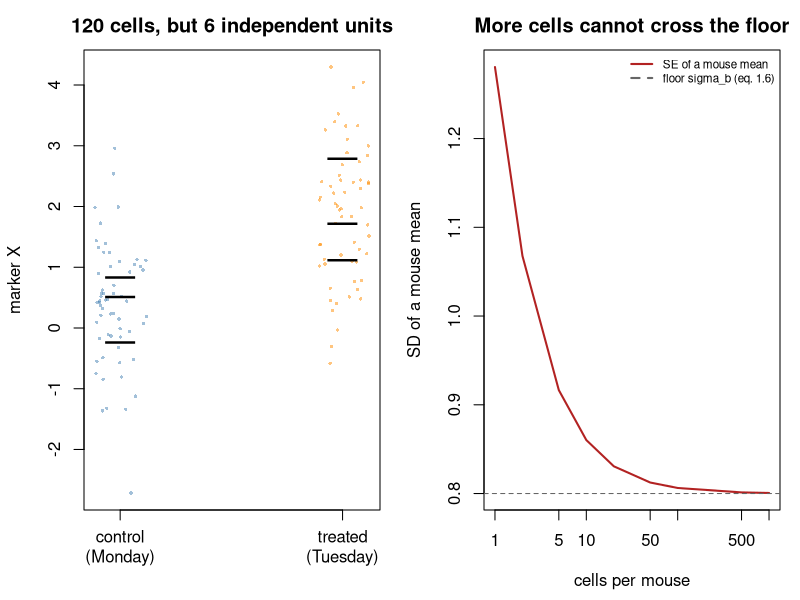

Recreate this plot in R.
#' ---
#' title: "Exercise 1 - Audit a confounded, pseudoreplicated experiment"
#' output: html_document
#' ---
#'
#' **Curriculum link:** `stats.md` -> Topics 1, 7, 9, 14, 19
#' **Core modules used:** 01, 07, 09, 14, 19
#'
#' ## The brief
#'
#' A collaborator sends you this result and asks you to "just check the stats":
#'
#' > *"We measured marker X by imaging in primary hepatocytes. Control n = 60
#' > cells, treated n = 60 cells, p = 2e-12 by t-test. The effect is highly
#' > significant."*
#'
#' On asking, you learn:
#'
#' * the 60 control cells came from **3 control mice**, 20 cells each;
#' * the 60 treated cells came from **3 treated mice**, 20 cells each;
#' * all control mice were imaged on **Monday**, all treated on **Tuesday**.
#'
#' Work through Q1-Q5; each has a full worked solution commented out
#' underneath. **Do not read the solution until you have written something.**

#+ setup, message = FALSE
suppressPackageStartupMessages(library(nlme))
MODULE_NAME <- "E1_design_audit"
OUT <- file.path(Sys.getenv("STATS_OUT", unset = "results"), MODULE_NAME)
dir.create(OUT, recursive = TRUE, showWarnings = FALSE)
header <- function(txt) cat("\n", strrep("=", 72), "\n", txt, "\n",
                            strrep("=", 72), "\n", sep = "")

#' ## The data

#+ data
make_experiment <- function(seed = 1, n_mice_per_arm = 3, cells_per_mouse = 20,
                            true_effect = 0, day_effect = 1.2,
                            sd_mouse = 0.8, sd_cell = 1) {
  ## `true_effect` is the real biological difference between arms; `day_effect`
  ## is a purely technical shift applied to whichever mice were imaged on the
  ## second day. In this design the two are indistinguishable.
  set.seed(seed)
  rows <- list()
  for (arm in 0:1) {
    label <- c("control", "treated")[arm + 1]
    for (m in seq_len(n_mice_per_arm)) {
      mouse_mean <- rnorm(1, 0, sd_mouse)     # the biological replicate
      day <- arm                              # CONFOUNDED with arm
      rows[[length(rows) + 1]] <- data.frame(
        mouse = paste0(substr(label, 1, 4), "_", m),
        arm = arm, condition = label, day = c("Mon", "Tue")[day + 1],
        y = true_effect*arm + day_effect*day + mouse_mean +
            rnorm(cells_per_mouse, 0, sd_cell))
    }
  }
  d <- do.call(rbind, rows)
  d$condition <- factor(d$condition, levels = c("control", "treated"))
  d$mouse <- factor(d$mouse)
  d
}
header("The data as reported")
dat <- make_experiment(seed = 1)
print(aggregate(y ~ condition, dat, function(v) c(n = length(v), mean = mean(v),
                                                  sd = sd(v))))
cat("\n  per mouse:\n")
print(aggregate(y ~ condition + day + mouse, dat,
                function(v) c(n = length(v), mean = round(mean(v), 3))))
naive <- t.test(y ~ condition, dat, var.equal = TRUE)
cat(sprintf("\n  The collaborator's test: t = %.2f, p = %.2e  (n = %d cells)\n",
            naive$statistic, naive$p.value, nrow(dat)))

#' ### Q1: How much of that p-value is real?
#'
#' Estimate the ICC (eq. 1.7), the design effect (eq. 1.8) and the effective
#' sample size (eq. 1.9). How many independent observations are there really?

#+ q1
## ---- YOUR CODE HERE ----------------------------------------------------

## ---- SOLUTION (uncomment to check) -------------------------------------
# ## Variance components from a random-intercept model that also contains the
# ## arm, so the between-arm difference does not leak into the mouse variance.
# ## nlme::lme ships with R and, unlike lme4, reports denominator degrees of
# ## freedom for the fixed effects - which is exactly what this question needs.
# fit <- lme(y ~ condition, random = ~ 1 | mouse, data = dat, method = "REML")
# s2_mouse <- as.numeric(VarCorr(fit)["(Intercept)", "Variance"])
# s2_cell <- as.numeric(VarCorr(fit)["Residual", "Variance"])
# rho <- s2_mouse/(s2_mouse + s2_cell)
# m <- mean(table(dat$mouse))
# de <- 1 + (m - 1)*rho
# cat(sprintf("  sigma^2_mouse = %.3f\n  sigma^2_cell  = %.3f\n", s2_mouse, s2_cell))
# cat(sprintf("  ICC rho (eq. 1.7)       = %.3f\n", rho))
# cat(sprintf("  design effect (eq. 1.8) = %.2f   with m = %.0f cells/mouse\n", de, m))
# cat(sprintf("  effective n (eq. 1.9)   = %.1f  (not %d)\n", nrow(dat)/de, nrow(dat)))
# cat(sprintf("  independent units actually randomised = %d mice\n",
#             nlevels(dat$mouse)))
#
# ## The 120 cells carry the information of roughly n_eff independent
# ## observations - and even that is optimistic, because the unit that was
# ## RANDOMISED is the mouse. There are 6 experimental units, 3 per arm. The
# ## p = 2e-12 is an artefact of treating 20 measurements of one mouse as 20
# ## independent facts about the treatment.

#' ### Q2: Analyse it correctly
#'
#' Produce (a) a mouse-level summary t-test and (b) a mixed model. Compare
#' p-values and degrees of freedom to the naive test. Should they agree?

#+ q2
## ---- YOUR CODE HERE ----------------------------------------------------

## ---- SOLUTION (uncomment to check) -------------------------------------
# per_mouse <- aggregate(y ~ mouse + condition, dat, mean)
# tt <- t.test(y ~ condition, per_mouse, var.equal = TRUE)
# ## lme's summary already carries the right denominator df: the treatment is a
# ## BETWEEN-mouse contrast, so it is tested on mice, not on cells.
# cs <- summary(fit)$tTable
# cat(sprintf("  %-38s%10s%9s%12s\n", "analysis", "estimate", "df", "p"))
# cat(sprintf("  %-38s%10.3f%9.0f%12.2e\n", "naive cell-level t-test (WRONG)",
#             diff(tapply(dat$y, dat$condition, mean)), naive$parameter,
#             naive$p.value))
# cat(sprintf("  %-38s%10.3f%9.0f%12.3f\n", "mouse-level summary t-test",
#             diff(tapply(per_mouse$y, per_mouse$condition, mean)),
#             tt$parameter, tt$p.value))
# cat(sprintf("  %-38s%10.3f%9.0f%12.3f\n", "mixed model (nlme::lme)",
#             cs[2, "Value"], cs[2, "DF"], cs[2, "p-value"]))
#
# ## All three give the SAME estimate. What differs is the reference
# ## distribution: the naive test claims 118 degrees of freedom, the honest
# ## analyses about 4.
# ##
# ## Note how closely the mixed model and the summary t-test agree, and that
# ## lme reports 4 denominator df - the same as the summary test. With a
# ## balanced design and only a random intercept, the mixed model reduces
# ## essentially to the analysis of mouse means.
# ##
# ## This is a real advantage of `nlme::lme` over both `lme4::lmer` (which
# ## refuses to report df at all, on the grounds that no single value is
# ## correct) and Python's `statsmodels.mixedlm` (which reports a Wald z-test,
# ## i.e. infinite df, and so gives a p-value several times too small here).
# ## When clusters are few, the denominator df is not a detail - it is the
# ## whole answer. Use `lme`, `lmerTest::lmer` with Satterthwaite/KR df, or
# ## simply aggregate to the cluster and run a t-test.
# ##
# ## The honest p-value is around 0.06, not 2e-12 - and it is a p-value for
# ## "arm OR day", which Q3 shows cannot be separated.

#' ### Q3: The confound
#'
#' Fit a model containing both `arm` and `day`. What happens, and why?

#+ q3
## ---- YOUR CODE HERE ----------------------------------------------------

## ---- SOLUTION (uncomment to check) -------------------------------------
# mm <- model.matrix(~ condition + day, dat)
# cat("  design matrix columns:", paste(colnames(mm), collapse = ", "), "\n")
# cat(sprintf("  rank = %d, columns = %d\n", qr(mm)$rank, ncol(mm)))
# cat(sprintf("  correlation(arm, day) = %.3f\n",
#             cor(dat$arm, as.integer(dat$day == "Tue"))))
# bad <- lm(y ~ condition + day, dat)
# cat("\n  lm() coefficients:\n")
# print(round(coef(bad), 4))
# cat(sprintf("\n  coefficient for dayTue is %s\n",
#             ifelse(is.na(coef(bad)["dayTue"]), "NA - R DROPPED IT", "estimated")))
#
# ## The design matrix is RANK DEFICIENT: `conditiontreated` and `dayTue` are
# ## the same column. R does not fail - it silently sets the aliased
# ## coefficient to NA and reports the other one, which is the SUM of the
# ## biological and technical effects with no way to split them.
# ##
# ## This is not a modelling problem with a modelling solution. No covariate,
# ## no random effect, no ComBat can separate two perfectly collinear
# ## variables: the information is not in the data. The only honest report is
# ## "arm and imaging day are completely confounded; this experiment cannot
# ## estimate the treatment effect."
# ##
# ## Always check `qr(model.matrix(...))$rank` and look for NA coefficients.

#' ### Q4: Design it properly
#'
#' Re-simulate with the same budget but the arms **balanced across both days**.
#' Show the confound is now separable and that the false positive rate is
#' controlled when there is no true effect.

#+ q4
## ---- YOUR CODE HERE ----------------------------------------------------

## ---- SOLUTION (uncomment to check) -------------------------------------
# make_balanced <- function(seed, true_effect = 0, day_effect = 1.2,
#                           n_mice_per_arm = 4, cells_per_mouse = 20,
#                           sd_mouse = 0.8, sd_cell = 1) {
#   set.seed(seed)
#   rows <- list()
#   for (arm in 0:1) for (m in seq_len(n_mice_per_arm)) {
#     mouse_mean <- rnorm(1, 0, sd_mouse)
#     day <- (m - 1) %% 2                       # arms balanced across days
#     rows[[length(rows) + 1]] <- data.frame(
#       mouse = paste0(arm, "_", m), arm = arm, day = day,
#       y = true_effect*arm + day_effect*day + mouse_mean +
#           rnorm(cells_per_mouse, 0, sd_cell))
#   }
#   do.call(rbind, rows)
# }
# db <- make_balanced(2)
# mb <- model.matrix(~ arm + day, db)
# cat(sprintf("  rank = %d of %d columns -> identifiable\n", qr(mb)$rank, ncol(mb)))
# cat(sprintf("  correlation(arm, day) = %+.3f\n", cor(db$arm, db$day)))
#
# ## A SINGLE experiment estimates each effect with wide uncertainty (8 mice),
# ## so judge the DESIGN by averaging over replicates: an identifiable design
# ## is one whose estimates are UNBIASED, not one that is right once.
# est <- t(sapply(1:400, function(i) {
#   d2 <- make_balanced(5000 + i)
#   pm <- aggregate(y ~ mouse + arm + day, d2, mean)
#   coef(lm(y ~ arm + day, pm))[c("arm", "day")]
# }))
# cat(sprintf("\n  over 400 balanced experiments:\n"))
# cat(sprintf("    arm estimate: mean %+.3f (truth  0.0), SD %.3f\n",
#             mean(est[, "arm"]), sd(est[, "arm"])))
# cat(sprintf("    day estimate: mean %+.3f (truth +1.2), SD %.3f\n",
#             mean(est[, "day"]), sd(est[, "day"])))
#
# ## False positive rates with NO true effect.
# R <- 500
# fp_bal <- fp_adj <- fp_conf <- 0
# for (i in 1:R) {
#   d2 <- make_balanced(1000 + i)
#   pm <- aggregate(y ~ mouse + arm + day, d2, mean)
#   fp_bal <- fp_bal + (t.test(y ~ arm, pm, var.equal = TRUE)$p.value < 0.05)
#   fp_adj <- fp_adj +
#     (coef(summary(lm(y ~ arm + day, pm)))["arm", "Pr(>|t|)"] < 0.05)
#   dc <- make_experiment(seed = 1000 + i)
#   pc <- aggregate(y ~ mouse + arm, dc, mean)
#   fp_conf <- fp_conf + (t.test(y ~ arm, pc, var.equal = TRUE)$p.value < 0.05)
# }
# cat(sprintf("\n  false positive rate, %d experiments with NO true effect (nominal 5%%):\n", R))
# cat(sprintf("    balanced, mouse-level t-test, day ignored : %5.1f%%\n", 100*fp_bal/R))
# cat(sprintf("    balanced, mouse-level model adjusting day : %5.1f%%\n", 100*fp_adj/R))
# cat(sprintf("    CONFOUNDED design, same t-test            : %5.1f%%  <- day read as biology\n",
#             100*fp_conf/R))
#
# ## Balancing costs NOTHING - same mice, same cells, same money - and turns an
# ## uninterpretable experiment into an interpretable one.
# ##
# ## Note the two balanced rows. Ignoring day is already VALID: with the arms
# ## balanced across days the day effect cancels, so there is no bias (if
# ## anything the test is conservative, because the unmodelled day effect
# ## inflates the residual variance). Adjusting for day removes that nuisance
# ## variance and buys back POWER. Balance protects validity; adjustment
# ## recovers efficiency. The confounded design has neither.

#' ### Q5: What would have been enough?
#'
#' Given the ICC from Q1, how many **mice** per arm are needed for 80% power
#' to detect a true effect of 0.8 SD? Does adding cells help?

#+ q5
## ---- YOUR CODE HERE ----------------------------------------------------

## ---- SOLUTION (uncomment to check) -------------------------------------
# power_mice <- function(n_mice, cells, effect = 0.8, sd_mouse = 0.8,
#                        sd_cell = 1, R = 2000, seed = 1) {
#   set.seed(seed)
#   ## SD of a mouse MEAN of `cells` cells - eq. (1.5).
#   se_mouse <- sqrt(sd_mouse^2 + sd_cell^2/cells)
#   mean(replicate(R, {
#     a <- rnorm(n_mice, 0, se_mouse); b <- rnorm(n_mice, effect, se_mouse)
#     t.test(b, a, var.equal = TRUE)$p.value < 0.05
#   }))
# }
# cells_grid <- c(5, 20, 100, 1000)
# cat(sprintf("  %-12s", "mice/arm"))
# cat(sprintf("%12s", paste0("cells=", cells_grid)), "\n")
# for (nm in c(3, 5, 8, 12, 20)) {
#   cat(sprintf("  %-12d", nm))
#   for (cc in cells_grid)
#     cat(sprintf("%11.0f%%", 100*power_mice(nm, cc, seed = nm*100 + cc)))
#   cat("\n")
# }
#
# ## Read ACROSS a row: multiplying cells per mouse by 200 barely moves the
# ## power, because Var(mouse mean) = sigma_b^2 + sigma_e^2/m has a FLOOR at
# ## sigma_b^2 = 0.64 that no number of cells can cross (eq. 1.6). Read DOWN a
# ## column: mice buy power directly.
# ##
# ## The original experiment had 3 mice per arm and therefore about 15% power
# ## for a large (0.8 SD) effect - it would miss a real effect of that size
# ## five times out of six. Reaching 80% needs roughly 20 mice per arm. The
# ## study was under-resourced by a factor of ~6 in the only dimension that
# ## buys power, while over-sampling 20x in a dimension that buys almost none.

#' ## Debrief: the generative truth

#+ debrief
header("The generative truth")
cat("  true_effect = 0.0      <- there is NO biological difference between arms
  day_effect  = 1.2      <- a purely technical shift on the second imaging day
  sd_mouse    = 0.8      <- biological variation between mice
  sd_cell     = 1.0      <- measurement/cell variation within a mouse

  The collaborator's p = 2e-12 is entirely manufactured by two errors:

    1. PSEUDOREPLICATION. 120 cells treated as 120 independent observations.
       There were 6 independent units. (Topic 1)

    2. CONFOUNDING. The arms differ by imaging day as well as treatment, and
       the two are perfectly collinear, so the 1.2-unit day effect is read
       off as a biological effect. (Topic 19)

  Either error alone would be serious; together they turn pure noise into a
  headline result. Neither is visible in the summary statistics the
  collaborator originally sent - you had to ask how the samples were
  collected. That question is the single highest-value thing a statistician
  does.\n")

png(file.path(OUT, "design_audit.png"), width = 1000, height = 420, res = 110)
par(mfrow = c(1, 2), mar = c(4.5, 4.2, 2.5, 1))
plot(jitter(dat$arm, 0.6), dat$y, pch = 16, cex = 0.45,
     col = adjustcolor(c("steelblue", "darkorange")[dat$arm + 1], 0.5),
     xaxt = "n", xlab = "", ylab = "marker X",
     main = "120 cells, but 6 independent units")
axis(1, 0:1, c("control\n(Monday)", "treated\n(Tuesday)"), padj = 0.5)
pm <- aggregate(y ~ mouse + arm, dat, mean)
points(pm$arm, pm$y, pch = "_", cex = 3)
cells <- c(1, 2, 5, 10, 20, 50, 100, 500, 1000)
plot(cells, sqrt(0.8^2 + 1/cells), type = "l", lwd = 2, col = "firebrick",
     log = "x", xlab = "cells per mouse", ylab = "SD of a mouse mean",
     main = "More cells cannot cross the floor")
abline(h = 0.8, lty = 2, col = "grey40")
legend("topright", c("SE of a mouse mean", "floor sigma_b (eq. 1.6)"),
       col = c("firebrick", "grey40"), lty = c(1, 2), lwd = 2, bty = "n", cex = 0.7)
invisible(dev.off())
cat("Figure written to", file.path(OUT, "design_audit.png"), "\n")

#' ## What to take away
#'
#' 1. Ask **what was randomised**. That is $n$.
#' 2. The design effect $1+(m-1)\rho$ converts a big-looking dataset into the
#'    handful of independent observations it really contains.
#' 3. Perfect confounding is not fixable by analysis. Balance at design time.
#' 4. Replicates buy power; sub-samples hit a floor almost immediately.
#'
#' **Next:** `E2_rnaseq_end_to_end.R`
